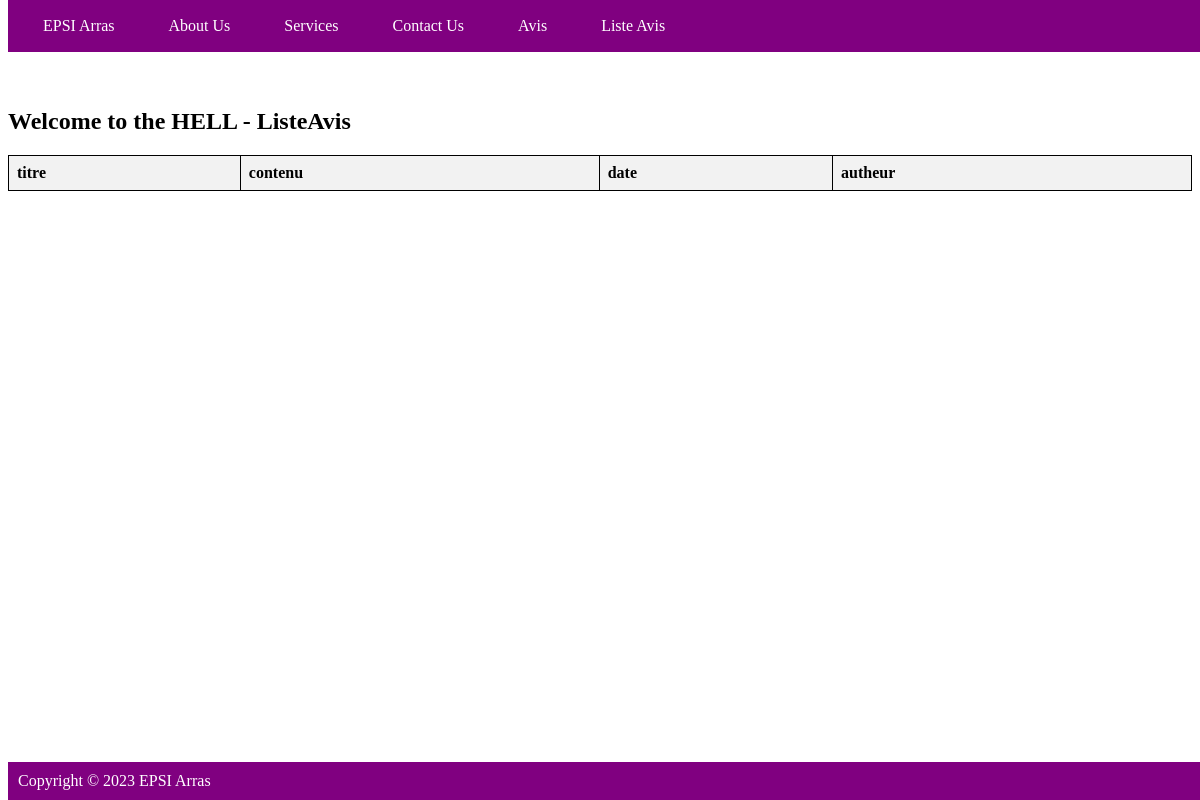
/commerce/listAvis, run on an earlier commit of the app's database.
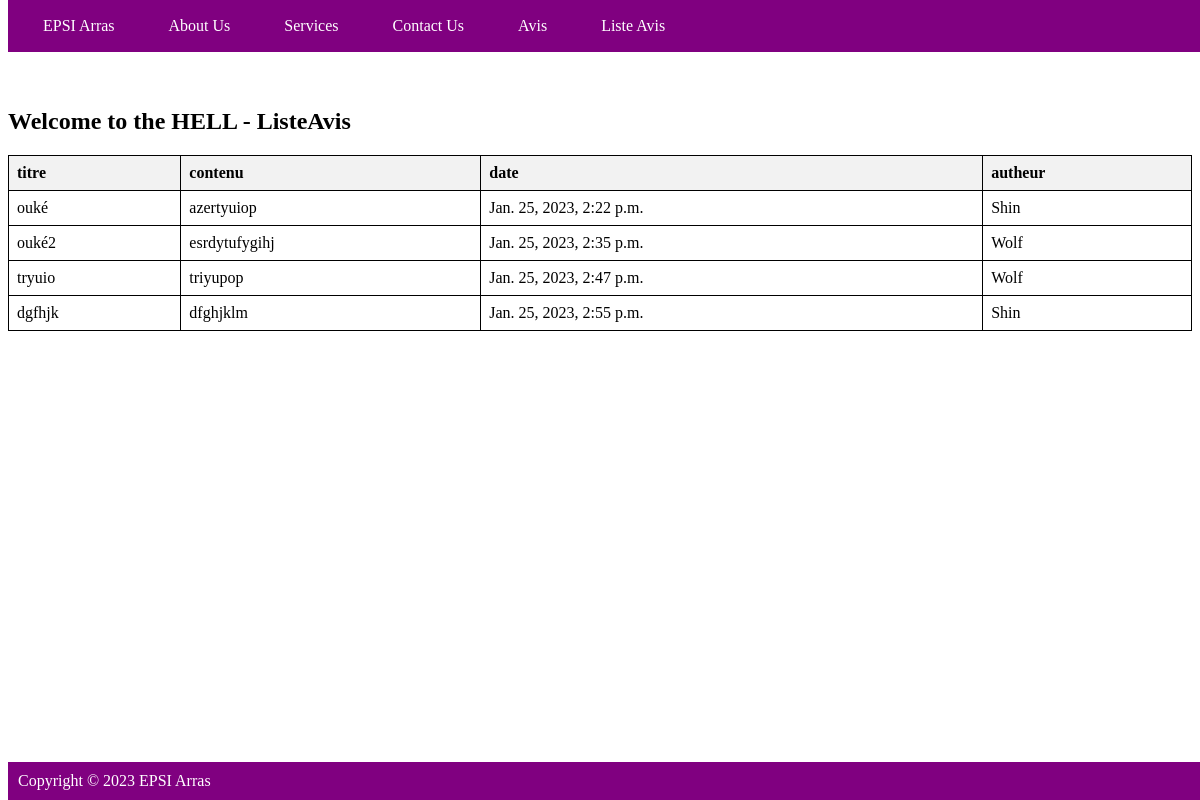
And on a later commit of the database.
### commerce/models.py (models this page shows)
class RegistersAvis(models.Model):
    titre = models.CharField(max_length=100)
    contenu = models.TextField()
    dateAvis = models.DateTimeField(default=timezone.now)
    autheur = models.ForeignKey(User, on_delete=models.CASCADE)

### commerce/views.py (the view)
# urls.py: path('listAvis', views.listAvis, name='listAvis'),
def listAvis(request):
    messages = RegistersAvis.objects.all()
    return render(request, 'listAvis.html', {'messages': messages})

### commerce/templates/listAvis.html (shortened to what this page needs)
{% extends "base.html" %}
{% load static %}
{% block head %}
    <link rel="stylesheet" href="../static/css/table.css">
{% endblock %}
    {% block content %}
        <h2>Welcome to the HELL - ListeAvis</h2>
        <table>
            <thead>
                <tr>
                    <th>titre</th>
                    <th>contenu</th>
                    <th>date</th>
                    <th>autheur</th>
                </tr>
            </thead>
            {% for message in messages %}
                <tr>
                    <td>{{ message.titre }}</td>
                    <td>{{ message.contenu }}</td>
                    <td>{{ message.dateAvis }}</td>
                    <td>{{ message.autheur }}</td>
                </tr>
            {% endfor %}
          </table>
    {% endblock %}

### commerce/templates/base.html (shortened to what this page needs)
<!DOCTYPE html>
<html lang="en">
<head>
    {% block head %} {% endblock %}
</head>
<body>
    <div class="fixed-header">
        <div class="container">
            <nav>
                <a href="{% url 'index' %}">EPSI Arras</a>
                <a href="{% url 'about_us' %}">About Us</a>
                <a href="{% url 'services' %}">Services</a>
                <a href="{% url 'contact_us' %}">Contact Us</a>
                <a href="{% url 'avis' %}">Avis</a>
                <a href="{% url 'listAvis' %}">Liste Avis</a>
            </nav>
        </div>
    </div>
    <div class="container"> {% block content %} {% endblock %} </div>
    <div class="fixed-footer">
        <div class="container">Copyright &copy; 2023 EPSI Arras</div>
    </div>
</body>
</html>

### commerce/static/css/table.css (style rules this page uses)
table { border-collapse: collapse; width: 100%; }
th, td { border: 1px solid black; padding: 8px; text-align: left; }
th { background-color: #f2f2f2; }

### commerce/templates/base.html (style rules this page uses)
body { padding-top: 80px; padding-bottom: 80px; }
.fixed-header, .fixed-footer { width: 100%; position: fixed; background: purple; padding: 10px; color: white; }
.fixed-header { top: 0; }
.fixed-footer { bottom: 0; }
.container { width: 100%; margin: 40; }
nav a { color: white; text-decoration: none; padding: 7px 25px; display: inline-block; }

What changed in the data, as far as the page shows it:
added RegistersAvis: titre "ouké", contenu "azertyuiop", dateAvis "Jan. 25, 2023, 2:22 p.m.", autheur "Shin"
added RegistersAvis: titre "ouké2", contenu "esrdytufygihj", dateAvis "Jan. 25, 2023, 2:35 p.m.", autheur "Wolf"
added RegistersAvis: titre "tryuio", contenu "triyupop", dateAvis "Jan. 25, 2023, 2:47 p.m.", autheur "Wolf"
added RegistersAvis: titre "dgfhjk", contenu "dfghjklm", dateAvis "Jan. 25, 2023, 2:55 p.m.", autheur "Shin"
